Frame 1 (no input): blank canvas, image omitted
Frame 60 (the mouse pressed at the canvas centre just before this capture): blank canvas, image omitted
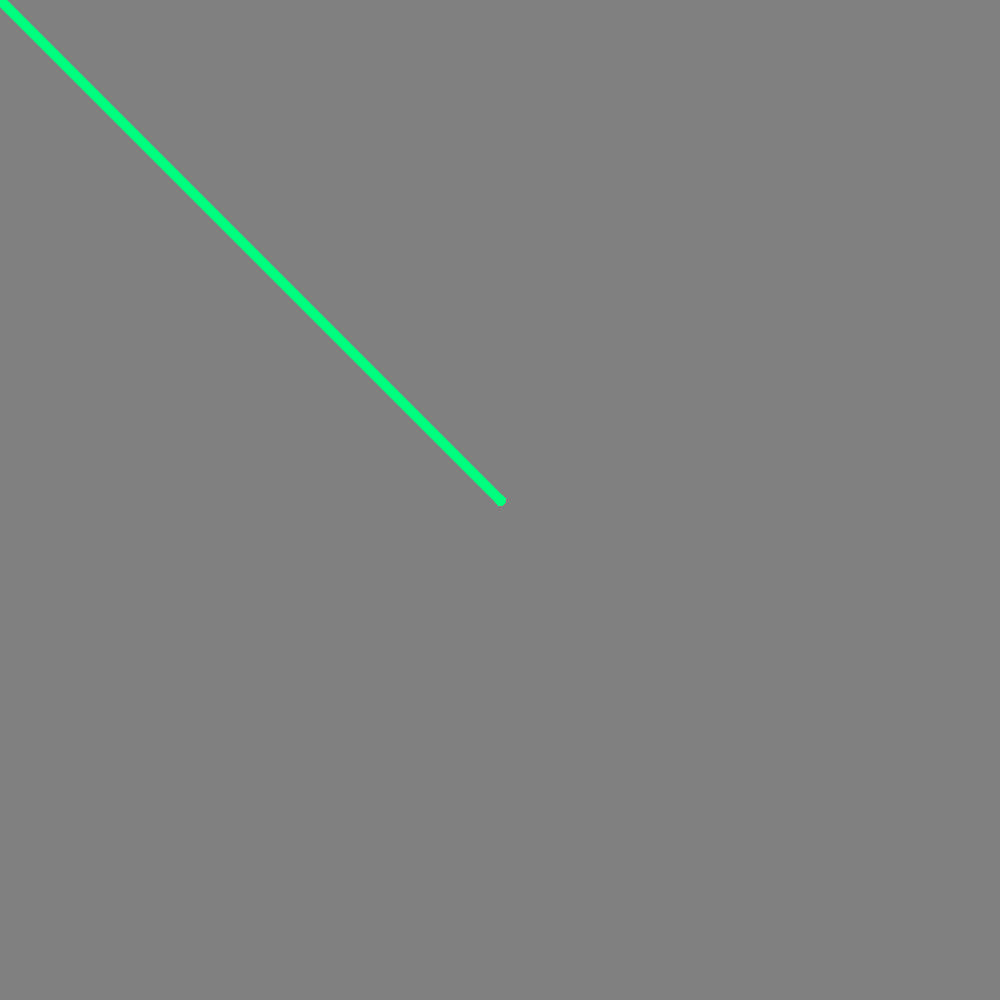
Frame 120 (the mouse held since frame 60 and released just before this capture)

The Processing sketch whose frames 1 and 60 were blank and that drew this single picture after the mouse press (run headless with seeded random() and noise(); from frame 60 on, the mouse is pressed at the canvas centre):

// Processing sketch: Robot_Panoply
// ── Robot_Panoply.pde
void setup() {
  size(1000,1000);
  background(128);
}
void draw() {
  stroke(0,255, 125);
  strokeWeight(10);
  smooth();
  if(mousePressed) {
    line(pmouseX, pmouseY, mouseX, mouseY);
  }
}
